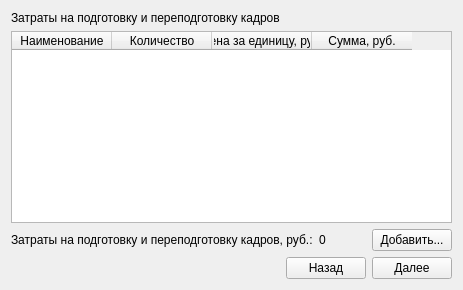
      <widget class="QWidget" name="tab_24">
       <attribute name="title">
        <string>Аналог6</string>
       </attribute>
       <layout class="QVBoxLayout" name="verticalLayout_23">
        <item>
         <widget class="QLabel" name="label_197">
          <property name="text">
           <string>Затраты на подготовку и переподготовку кадров</string>
          </property>
         </widget>
        </item>
        <item>
         <widget class="QTableWidget" name="tableWidget_17">
          <column>
           <property name="text">
            <string>Наименование</string>
           </property>
          </column>
          <column>
           <property name="text">
            <string>Количество</string>
           </property>
          </column>
          <column>
           <property name="text">
            <string>Цена за единицу, руб.</string>
           </property>
          </column>
          <column>
           <property name="text">
            <string>Сумма, руб.</string>
           </property>
          </column>
         </widget>
        </item>
        <item>
         <layout class="QHBoxLayout" name="horizontalLayout_48">
          <item>
           <widget class="QLabel" name="label_50">
            <property name="text">
             <string>Затраты на подготовку и переподготовку кадров, руб.:</string>
            </property>
           </widget>
          </item>
          <item>
           <widget class="QLabel" name="label_51">
            <property name="text">
             <string>0</string>
            </property>
           </widget>
          </item>
          <item>
           <spacer name="horizontalSpacer_44">
            <property name="orientation">
             <enum>Qt::Horizontal</enum>
            </property>
            <property name="sizeHint" stdset="0">
             <size>
              <width>40</width>
              <height>20</height>
             </size>
            </property>
           </spacer>
          </item>
          <item>
           <widget class="QPushButton" name="pushButton_65">
            <property name="text">
             <string>Добавить...</string>
            </property>
           </widget>
          </item>
         </layout>
        </item>
        <item>
         <layout class="QHBoxLayout" name="horizontalLayout_47">
          <item>
           <spacer name="horizontalSpacer_43">
            <property name="orientation">
             <enum>Qt::Horizontal</enum>
            </property>
            <property name="sizeHint" stdset="0">
             <size>
              <width>40</width>
              <height>20</height>
             </size>
            </property>
           </spacer>
          </item>
          <item>
           <widget class="QPushButton" name="pushButton_63">
            <property name="text">
             <string>Назад</string>
            </property>
           </widget>
          </item>
          <item>
           <widget class="QPushButton" name="pushButton_64">
            <property name="text">
             <string>Далее</string>
            </property>
           </widget>
          </item>
         </layout>
        </item>
       </layout>
      </widget>
